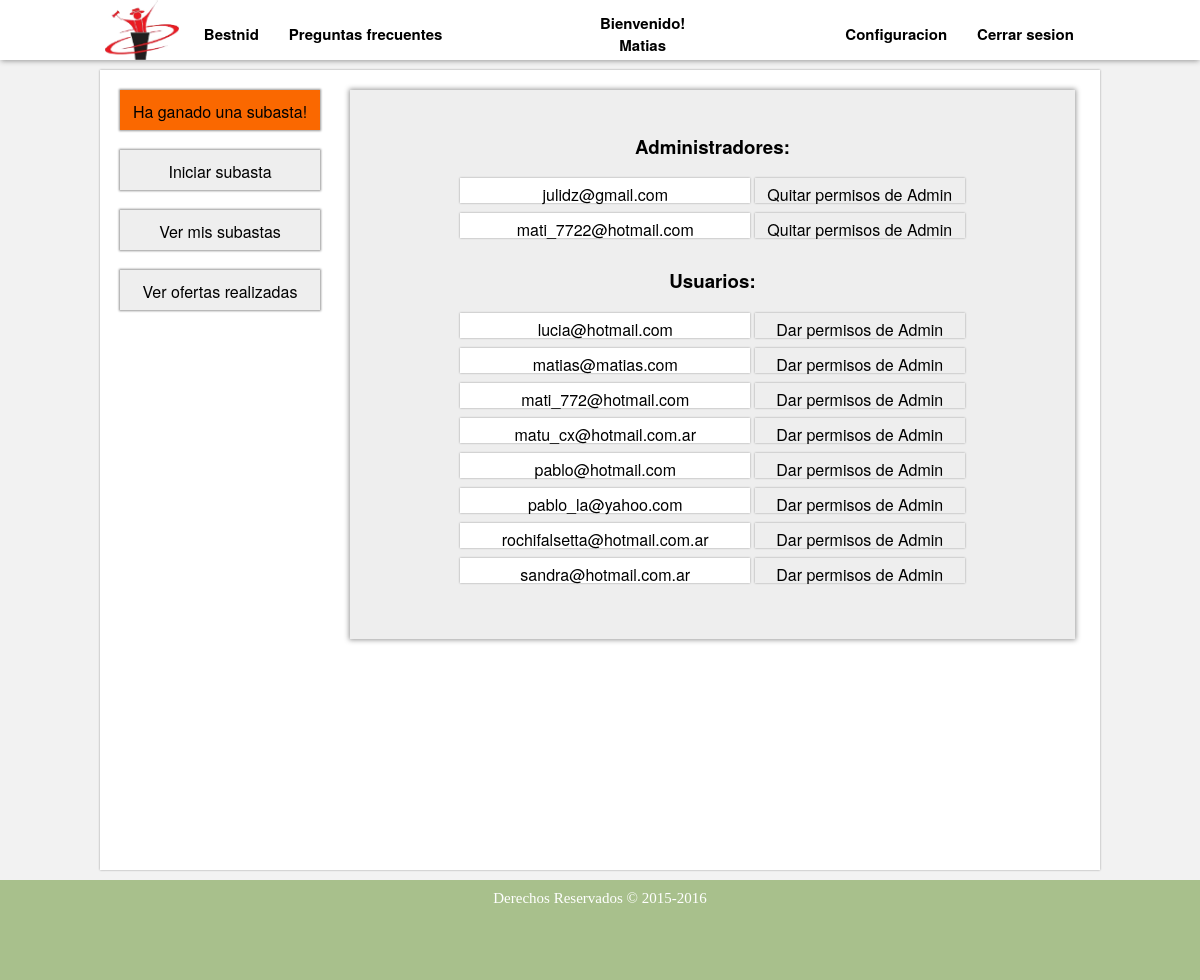
The page /listar_usuarios.php (signed in) on the database its author committed.
### tables this page shows
CREATE TABLE IF NOT EXISTS `usuario` (
`idUsuario` int(11) NOT NULL,
  `administrador` tinyint(1) NOT NULL,
  `fechaNac` date NOT NULL,
  `mail` varchar(50) NOT NULL,
  `nombre` varchar(50) NOT NULL,
  `apellido` varchar(50) NOT NULL,
  `dni` int(11) NOT NULL,
  `tarjetaCredito` int(11) NOT NULL,
  `contrasenia` varchar(50) NOT NULL
);

### listar_usuarios.php (the view, shortened to what this page needs)
<!DOCTYPE html>
<html lang="es">
	<head>
		<link rel="stylesheet" href="./estilos/estilo.css">
		<link rel="stylesheet" href="./estilos/otros_estilos.css">
		<link rel="stylesheet" href="./estilos/nuevos_estilos.css">
	</head>
	<body>
		<?php include ('./menu.php'); ?>
		<div id='cuerpo'>
			<section>
				<div id="contenedor">
					<h3><b>Administradores: </b></h3>
					<?php
						$conec=conectar();
						$resul=mysqli_query($conec,"SELECT * FROM usuario WHERE administrador = 1 ORDER BY mail");
						while($usuario=mysqli_fetch_array($resul)){
							echo "<div class='nombre_config'>$usuario[mail]</div> ";
							echo "<a href='./listar_usuarios.php?id=$usuario[idUsuario]&admin=0'><div class='boton_config2'>Quitar permisos de Admin</div></a></br>";
						}
						$resul=mysqli_query($conec,"SELECT * FROM usuario WHERE administrador = 0 ORDER BY mail");
						echo "<h3><b>Usuarios: </b></h3>";
						while($usuario=mysqli_fetch_array($resul)){
							echo "<div class='nombre_config'>$usuario[mail]</div> ";
							echo "<a href='./listar_usuarios.php?id=$usuario[idUsuario]&admin=1'><div class='boton_config2'>Dar permisos de Admin</div></a></br>";
						}
					?>
				</div>
			</section>
			<aside>
				<?php include ('./aside_botones.php'); ?>
				<a href="./iniciar_subasta.php"><div class="boton_aside">Iniciar subasta</div></a>
				<a href="./ver_mis_subastas.php"><div class="boton_aside">Ver mis subastas</div></a>
				<a href="./ver_mis_ofertas.php"><div class="boton_aside">Ver ofertas realizadas</div></a>
			</aside>
		</div>
		<footer>
			<span>Derechos Reservados &copy; 2015-2016</span>
		</footer>
	</body>
</html>

### estilos/estilo.css (style rules this page uses)
body { background-color: rgb(242, 242, 242); margin: auto; }
#cuerpo { background: white; font-family: 'Helvetica Neue', Helvetica, Arial, sans-serif; box-shadow: 0px 0px 2px #999; width: 1000px; margin: auto; margin-top: 70px; margin-bottom: 10px; min-height: 800px; overflow: hidden; }
section { width: 730px; margin-right: 20px; margin-top: 20px; padding-left: 20px; float: right; }
aside { width: 210px; margin-left: 20px; margin-top: 20px; float: left; }
.boton_aside { box-shadow: 0px 0px 2px 1px #999; background-color: #EEEEEE; text-align: center; width: 200px; margin-bottom: 20px; padding-top: 10px; height: 30px; }
a { font-family: 'Helvetica Neue', Helvetica, Arial, sans-serif; text-decoration: none; color: black; }
footer { background-color: #A8C08C; padding: 10px; height: 80px; min-width: 980px; text-align: center; font-size: 15px; color: grey; clear: both; }
footer span { color: white; }

### estilos/otros_estilos.css (style rules this page uses)
.boton_config2 { box-shadow: 0px 0px 2px 0px #999; background-color: #EEEEEE; display: inline-block; text-align: center; width: 210px; margin-bottom: 10px; padding-top: 5px; height: 20px; }
.nombre_config { box-shadow: 0px 0px 2px 0px #999; background-color: white; display: inline-block; text-align: center; width: 290px; margin-bottom: 10px; padding-top: 5px; height: 20px; }

### estilos/nuevos_estilos.css (style rules this page uses)
#contenedor { box-shadow: 0px 0px 5px 1px #999; background-color: #EEEEEE; width: 725px; padding-top: 1px; margin-bottom: 20px; text-align: center; }

### rows shown on the page
usuario: mail "julidz@gmail.com"
usuario: mail "mati_7722@hotmail.com"
usuario: mail "lucia@hotmail.com"
usuario: mail "matias@matias.com"
usuario: mail "mati_772@hotmail.com"
usuario: mail "matu_cx@hotmail.com.ar"
usuario: mail "pablo@hotmail.com"
usuario: mail "pablo_la@yahoo.com"
usuario: mail "rochifalsetta@hotmail.com.ar"
usuario: mail "sandra@hotmail.com.ar"

### other values the page prints
$_SESSION['nombre'] "Matias"
